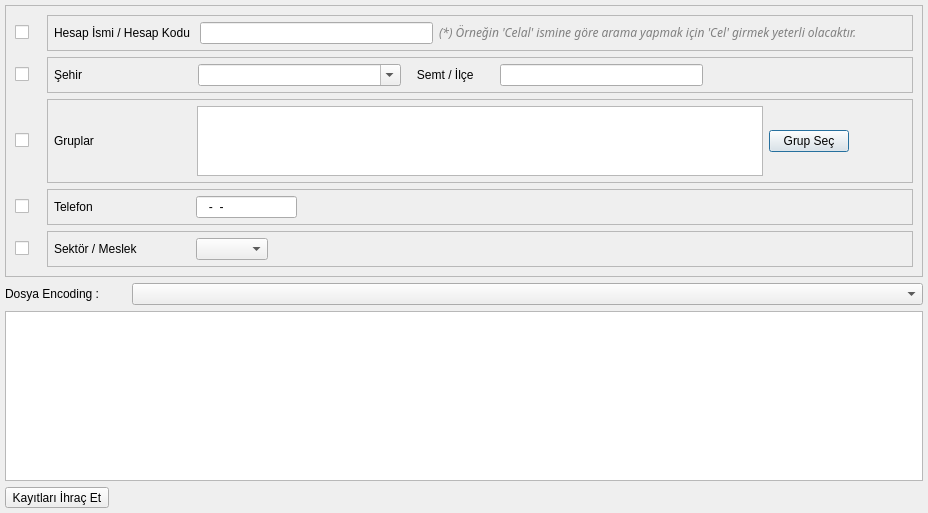
<?xml version="1.0" encoding="UTF-8"?>
<ui version="4.0">
 <class>CARI_KART_ARAMA</class>
 <widget class="QDialog" name="CARI_KART_ARAMA">
  <property name="geometry">
   <rect>
    <x>0</x>
    <y>0</y>
    <width>928</width>
    <height>513</height>
   </rect>
  </property>
  <property name="sizePolicy">
   <sizepolicy hsizetype="Expanding" vsizetype="Expanding">
    <horstretch>0</horstretch>
    <verstretch>0</verstretch>
   </sizepolicy>
  </property>
  <property name="windowTitle">
   <string>Firma/Şahıs Cari Kartı Arama</string>
  </property>
  <layout class="QGridLayout" name="gridLayout_2">
   <property name="margin">
    <number>5</number>
   </property>
   <item row="0" column="0">
    <widget class="QFrame" name="main_frame">
     <property name="sizePolicy">
      <sizepolicy hsizetype="Expanding" vsizetype="Fixed">
       <horstretch>0</horstretch>
       <verstretch>0</verstretch>
      </sizepolicy>
     </property>
     <property name="minimumSize">
      <size>
       <width>0</width>
       <height>0</height>
      </size>
     </property>
     <property name="frameShape">
      <enum>QFrame::StyledPanel</enum>
     </property>
     <property name="frameShadow">
      <enum>QFrame::Raised</enum>
     </property>
     <layout class="QGridLayout" name="gridLayout_4">
      <item row="0" column="0">
       <widget class="QCheckBox" name="checkbox_cari_hesap_ismi_hesap_kodu">
        <property name="minimumSize">
         <size>
          <width>26</width>
          <height>0</height>
         </size>
        </property>
        <property name="text">
         <string/>
        </property>
       </widget>
      </item>
      <item row="0" column="1">
       <widget class="QFrame" name="frame_cari_hesap_ismi_hesap_kodu">
        <property name="sizePolicy">
         <sizepolicy hsizetype="Expanding" vsizetype="Fixed">
          <horstretch>0</horstretch>
          <verstretch>0</verstretch>
         </sizepolicy>
        </property>
        <property name="minimumSize">
         <size>
          <width>0</width>
          <height>0</height>
         </size>
        </property>
        <property name="frameShape">
         <enum>QFrame::StyledPanel</enum>
        </property>
        <property name="frameShadow">
         <enum>QFrame::Raised</enum>
        </property>
        <layout class="QGridLayout" name="gridLayout" columnstretch="1,10,20">
         <property name="margin">
          <number>6</number>
         </property>
         <item row="0" column="1">
          <widget class="QLineEdit" name="lineedit_hesap_ismi_hesap_kodu"/>
         </item>
         <item row="0" column="0">
          <widget class="QLabel" name="label_hesap_ismi_hesap_kodu">
           <property name="sizePolicy">
            <sizepolicy hsizetype="Fixed" vsizetype="Fixed">
             <horstretch>0</horstretch>
             <verstretch>0</verstretch>
            </sizepolicy>
           </property>
           <property name="text">
            <string>Hesap İsmi / Hesap Kodu </string>
           </property>
          </widget>
         </item>
         <item row="0" column="2">
          <widget class="QLabel" name="label_3">
           <property name="sizePolicy">
            <sizepolicy hsizetype="Expanding" vsizetype="Fixed">
             <horstretch>0</horstretch>
             <verstretch>0</verstretch>
            </sizepolicy>
           </property>
           <property name="font">
            <font>
             <family>Sans Serif</family>
             <pointsize>9</pointsize>
             <weight>50</weight>
             <italic>true</italic>
             <bold>false</bold>
            </font>
           </property>
           <property name="styleSheet">
            <string notr="true">font: italic 9pt &quot;Sans Serif&quot;;
color: rgb(128, 128, 128);</string>
           </property>
           <property name="text">
            <string>&lt;!DOCTYPE HTML PUBLIC &quot;-//W3C//DTD HTML 4.0//EN&quot; &quot;http://www.w3.org/TR/REC-html40/strict.dtd&quot;&gt;
&lt;html&gt;&lt;head&gt;&lt;meta name=&quot;qrichtext&quot; content=&quot;1&quot; /&gt;&lt;style type=&quot;text/css&quot;&gt;
p, li { white-space: pre-wrap; }
&lt;/style&gt;&lt;/head&gt;&lt;body style=&quot; font-family:'Sans Serif'; font-size:9pt; font-weight:400; font-style:italic;&quot;&gt;
&lt;p style=&quot; margin-top:0px; margin-bottom:0px; margin-left:0px; margin-right:0px; -qt-block-indent:0; text-indent:0px;&quot;&gt;(*) Örneğin 'Celal' ismine göre arama yapmak için 'Cel' girmek yeterli olacaktır.&lt;/p&gt;&lt;/body&gt;&lt;/html&gt;</string>
           </property>
          </widget>
         </item>
        </layout>
       </widget>
      </item>
      <item row="1" column="0">
       <widget class="QCheckBox" name="checkbox_ili_ilcesi">
        <property name="text">
         <string/>
        </property>
       </widget>
      </item>
      <item row="1" column="1">
       <widget class="QFrame" name="frame_ili_ilcesi">
        <property name="sizePolicy">
         <sizepolicy hsizetype="Expanding" vsizetype="Fixed">
          <horstretch>0</horstretch>
          <verstretch>0</verstretch>
         </sizepolicy>
        </property>
        <property name="minimumSize">
         <size>
          <width>0</width>
          <height>0</height>
         </size>
        </property>
        <property name="frameShape">
         <enum>QFrame::StyledPanel</enum>
        </property>
        <property name="frameShadow">
         <enum>QFrame::Raised</enum>
        </property>
        <layout class="QGridLayout" name="gridLayout_3" rowstretch="0" columnstretch="10,10,10,10,10">
         <property name="margin">
          <number>6</number>
         </property>
         <item row="0" column="0">
          <widget class="QLabel" name="label_il">
           <property name="sizePolicy">
            <sizepolicy hsizetype="Fixed" vsizetype="Fixed">
             <horstretch>0</horstretch>
             <verstretch>0</verstretch>
            </sizepolicy>
           </property>
           <property name="text">
            <string>Şehir                                 </string>
           </property>
          </widget>
         </item>
         <item row="0" column="2">
          <widget class="QLabel" name="label_ilce">
           <property name="sizePolicy">
            <sizepolicy hsizetype="Fixed" vsizetype="Fixed">
             <horstretch>0</horstretch>
             <verstretch>0</verstretch>
            </sizepolicy>
           </property>
           <property name="text">
            <string>   Semt / İlçe      </string>
           </property>
          </widget>
         </item>
         <item row="0" column="3">
          <widget class="QLineEdit" name="lineedit_ilce"/>
         </item>
         <item row="0" column="1">
          <widget class="QComboBox" name="combobox_sehir_ismi">
           <property name="sizePolicy">
            <sizepolicy hsizetype="Expanding" vsizetype="Fixed">
             <horstretch>0</horstretch>
             <verstretch>0</verstretch>
            </sizepolicy>
           </property>
           <property name="editable">
            <bool>true</bool>
           </property>
          </widget>
         </item>
         <item row="0" column="4">
          <spacer name="horizontalSpacer_4">
           <property name="orientation">
            <enum>Qt::Horizontal</enum>
           </property>
           <property name="sizeHint" stdset="0">
            <size>
             <width>40</width>
             <height>20</height>
            </size>
           </property>
          </spacer>
         </item>
        </layout>
       </widget>
      </item>
      <item row="2" column="0">
       <widget class="QCheckBox" name="checkbox_gruplar">
        <property name="sizePolicy">
         <sizepolicy hsizetype="Fixed" vsizetype="Fixed">
          <horstretch>0</horstretch>
          <verstretch>0</verstretch>
         </sizepolicy>
        </property>
        <property name="minimumSize">
         <size>
          <width>26</width>
          <height>0</height>
         </size>
        </property>
        <property name="toolTip">
         <string>Tek bir cari hesaba göre,cari bakiye raporu almamızı sağlar.</string>
        </property>
        <property name="styleSheet">
         <string notr="true">color: rgb(0, 0, 255);</string>
        </property>
        <property name="text">
         <string/>
        </property>
       </widget>
      </item>
      <item row="2" column="1">
       <widget class="QFrame" name="frame_gruplar">
        <property name="sizePolicy">
         <sizepolicy hsizetype="Expanding" vsizetype="Fixed">
          <horstretch>0</horstretch>
          <verstretch>0</verstretch>
         </sizepolicy>
        </property>
        <property name="minimumSize">
         <size>
          <width>0</width>
          <height>0</height>
         </size>
        </property>
        <property name="maximumSize">
         <size>
          <width>16777215</width>
          <height>16777215</height>
         </size>
        </property>
        <property name="frameShape">
         <enum>QFrame::StyledPanel</enum>
        </property>
        <property name="frameShadow">
         <enum>QFrame::Raised</enum>
        </property>
        <layout class="QGridLayout" name="gridLayout_6" rowstretch="0" columnstretch="3,10,1,1">
         <property name="margin">
          <number>6</number>
         </property>
         <item row="0" column="0">
          <widget class="QLabel" name="label_grup_secimi">
           <property name="sizePolicy">
            <sizepolicy hsizetype="Fixed" vsizetype="Fixed">
             <horstretch>0</horstretch>
             <verstretch>0</verstretch>
            </sizepolicy>
           </property>
           <property name="text">
            <string>Gruplar                             </string>
           </property>
          </widget>
         </item>
         <item row="0" column="1">
          <widget class="QTextEdit" name="textEdit_gruplar">
           <property name="maximumSize">
            <size>
             <width>16777215</width>
             <height>70</height>
            </size>
           </property>
           <property name="readOnly">
            <bool>true</bool>
           </property>
          </widget>
         </item>
         <item row="0" column="2">
          <widget class="QPushButton" name="pushButton_grup_ekle">
           <property name="text">
            <string>Grup Seç</string>
           </property>
           <property name="icon">
            <iconset resource="../k9_icons.qrc">
             <normaloff>:/k9_icons/K9_ICONS/k9_grup.png</normaloff>:/k9_icons/K9_ICONS/k9_grup.png</iconset>
           </property>
          </widget>
         </item>
         <item row="0" column="3">
          <spacer name="horizontalSpacer_7">
           <property name="orientation">
            <enum>Qt::Horizontal</enum>
           </property>
           <property name="sizeHint" stdset="0">
            <size>
             <width>40</width>
             <height>20</height>
            </size>
           </property>
          </spacer>
         </item>
        </layout>
       </widget>
      </item>
      <item row="3" column="0">
       <widget class="QCheckBox" name="checkBox_telefon">
        <property name="text">
         <string/>
        </property>
       </widget>
      </item>
      <item row="3" column="1">
       <widget class="QFrame" name="frame_telefon">
        <property name="sizePolicy">
         <sizepolicy hsizetype="Expanding" vsizetype="Fixed">
          <horstretch>0</horstretch>
          <verstretch>0</verstretch>
         </sizepolicy>
        </property>
        <property name="frameShape">
         <enum>QFrame::StyledPanel</enum>
        </property>
        <property name="frameShadow">
         <enum>QFrame::Raised</enum>
        </property>
        <layout class="QGridLayout" name="gridLayout_7" columnstretch="1,10,60">
         <property name="margin">
          <number>6</number>
         </property>
         <item row="0" column="0">
          <widget class="QLabel" name="label_2">
           <property name="text">
            <string>Telefon                             </string>
           </property>
          </widget>
         </item>
         <item row="0" column="1">
          <widget class="QLineEdit" name="lineEdit_telefon">
           <property name="inputMask">
            <string>999-99-99; </string>
           </property>
          </widget>
         </item>
         <item row="0" column="2">
          <spacer name="horizontalSpacer_6">
           <property name="orientation">
            <enum>Qt::Horizontal</enum>
           </property>
           <property name="sizeHint" stdset="0">
            <size>
             <width>210</width>
             <height>20</height>
            </size>
           </property>
          </spacer>
         </item>
        </layout>
       </widget>
      </item>
      <item row="4" column="0">
       <widget class="QCheckBox" name="checkBox_sektor_or_meslek">
        <property name="text">
         <string/>
        </property>
       </widget>
      </item>
      <item row="4" column="1">
       <widget class="QFrame" name="frame_sektor_or_meslek">
        <property name="sizePolicy">
         <sizepolicy hsizetype="Expanding" vsizetype="Fixed">
          <horstretch>0</horstretch>
          <verstretch>0</verstretch>
         </sizepolicy>
        </property>
        <property name="frameShape">
         <enum>QFrame::StyledPanel</enum>
        </property>
        <property name="frameShadow">
         <enum>QFrame::Raised</enum>
        </property>
        <layout class="QGridLayout" name="gridLayout_8">
         <property name="margin">
          <number>6</number>
         </property>
         <item row="0" column="0">
          <widget class="QLabel" name="label_sektor_or_meslek">
           <property name="sizePolicy">
            <sizepolicy hsizetype="Fixed" vsizetype="Fixed">
             <horstretch>0</horstretch>
             <verstretch>0</verstretch>
            </sizepolicy>
           </property>
           <property name="text">
            <string>Sektör / Meslek                </string>
           </property>
          </widget>
         </item>
         <item row="0" column="1">
          <widget class="QComboBox" name="comboBox_sektor_or_meslek">
           <property name="sizePolicy">
            <sizepolicy hsizetype="Minimum" vsizetype="Fixed">
             <horstretch>0</horstretch>
             <verstretch>0</verstretch>
            </sizepolicy>
           </property>
          </widget>
         </item>
         <item row="0" column="2">
          <spacer name="horizontalSpacer_8">
           <property name="orientation">
            <enum>Qt::Horizontal</enum>
           </property>
           <property name="sizeHint" stdset="0">
            <size>
             <width>40</width>
             <height>20</height>
            </size>
           </property>
          </spacer>
         </item>
        </layout>
       </widget>
      </item>
     </layout>
    </widget>
   </item>
   <item row="1" column="0">
    <layout class="QFormLayout" name="formLayout">
     <property name="horizontalSpacing">
      <number>33</number>
     </property>
     <item row="0" column="0">
      <widget class="QLabel" name="label_dosya_encoding">
       <property name="text">
        <string>Dosya Encoding :</string>
       </property>
      </widget>
     </item>
     <item row="0" column="1">
      <widget class="QComboBox" name="comboBox_dosya_encoding">
       <property name="minimumSize">
        <size>
         <width>200</width>
         <height>0</height>
        </size>
       </property>
      </widget>
     </item>
    </layout>
   </item>
   <item row="2" column="0">
    <widget class="QTableWidget" name="table_widget"/>
   </item>
   <item row="4" column="0">
    <layout class="QGridLayout" name="gridLayout_5" columnstretch="10,0,0">
     <item row="0" column="2">
      <widget class="QWidget" name="widget_batch_button" native="true"/>
     </item>
     <item row="0" column="1">
      <spacer name="horizontalSpacer">
       <property name="orientation">
        <enum>Qt::Horizontal</enum>
       </property>
       <property name="sizeHint" stdset="0">
        <size>
         <width>40</width>
         <height>20</height>
        </size>
       </property>
      </spacer>
     </item>
     <item row="0" column="0">
      <widget class="QToolButton" name="tool_button_export">
       <property name="text">
        <string>Kayıtları İhraç Et</string>
       </property>
       <property name="icon">
        <iconset resource="../k9_icons.qrc">
         <normaloff>:/k9_icons/K9_ICONS/dvz_doviz_kurlari_guncelle.png</normaloff>:/k9_icons/K9_ICONS/dvz_doviz_kurlari_guncelle.png</iconset>
       </property>
       <property name="iconSize">
        <size>
         <width>24</width>
         <height>24</height>
        </size>
       </property>
       <property name="toolButtonStyle">
        <enum>Qt::ToolButtonFollowStyle</enum>
       </property>
      </widget>
     </item>
    </layout>
   </item>
  </layout>
 </widget>
 <tabstops>
  <tabstop>checkbox_cari_hesap_ismi_hesap_kodu</tabstop>
  <tabstop>lineedit_hesap_ismi_hesap_kodu</tabstop>
  <tabstop>checkbox_ili_ilcesi</tabstop>
  <tabstop>combobox_sehir_ismi</tabstop>
  <tabstop>lineedit_ilce</tabstop>
  <tabstop>table_widget</tabstop>
 </tabstops>
 <resources>
  <include location="../k9_icons.qrc"/>
 </resources>
 <connections/>
</ui>
